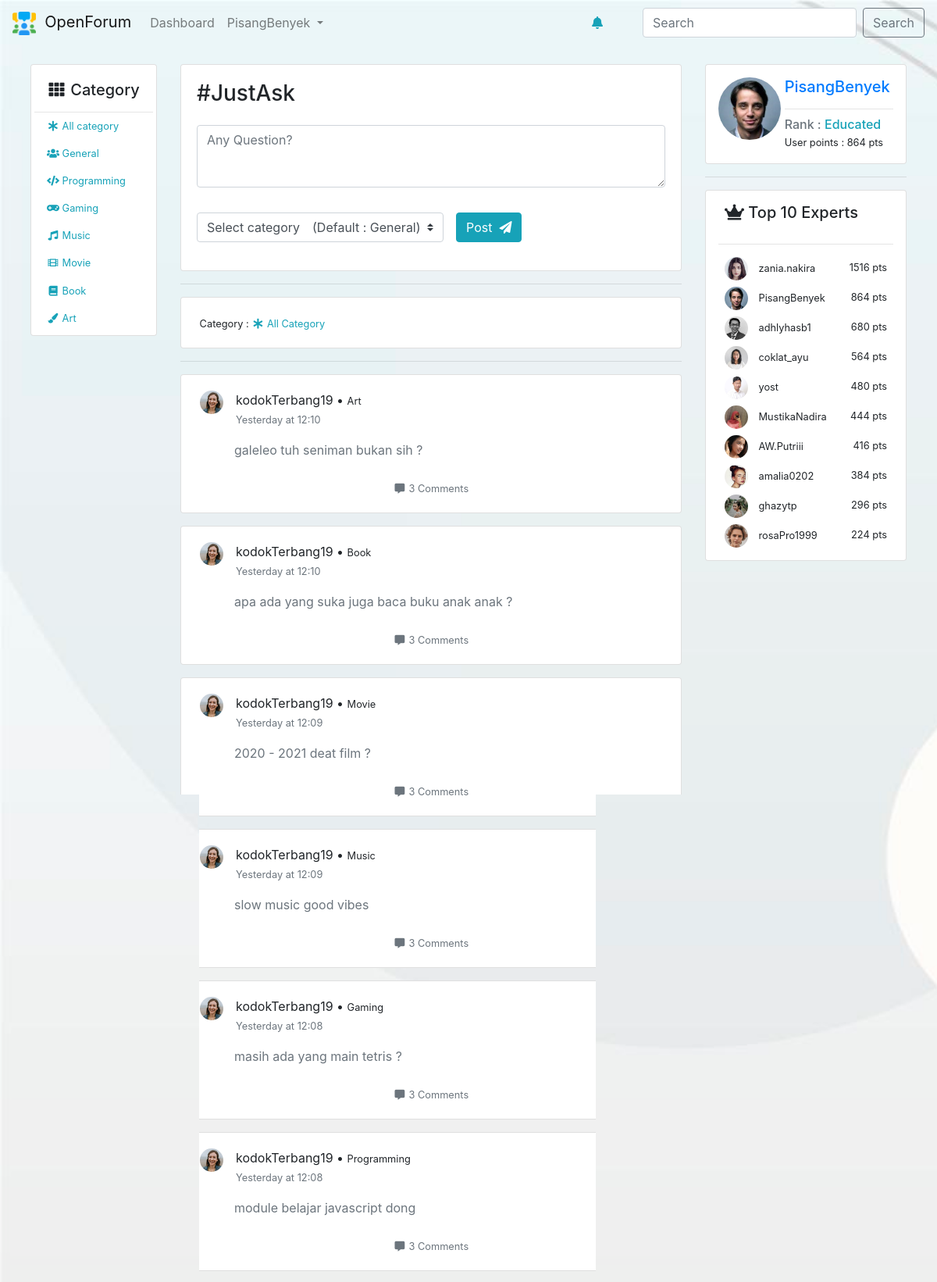
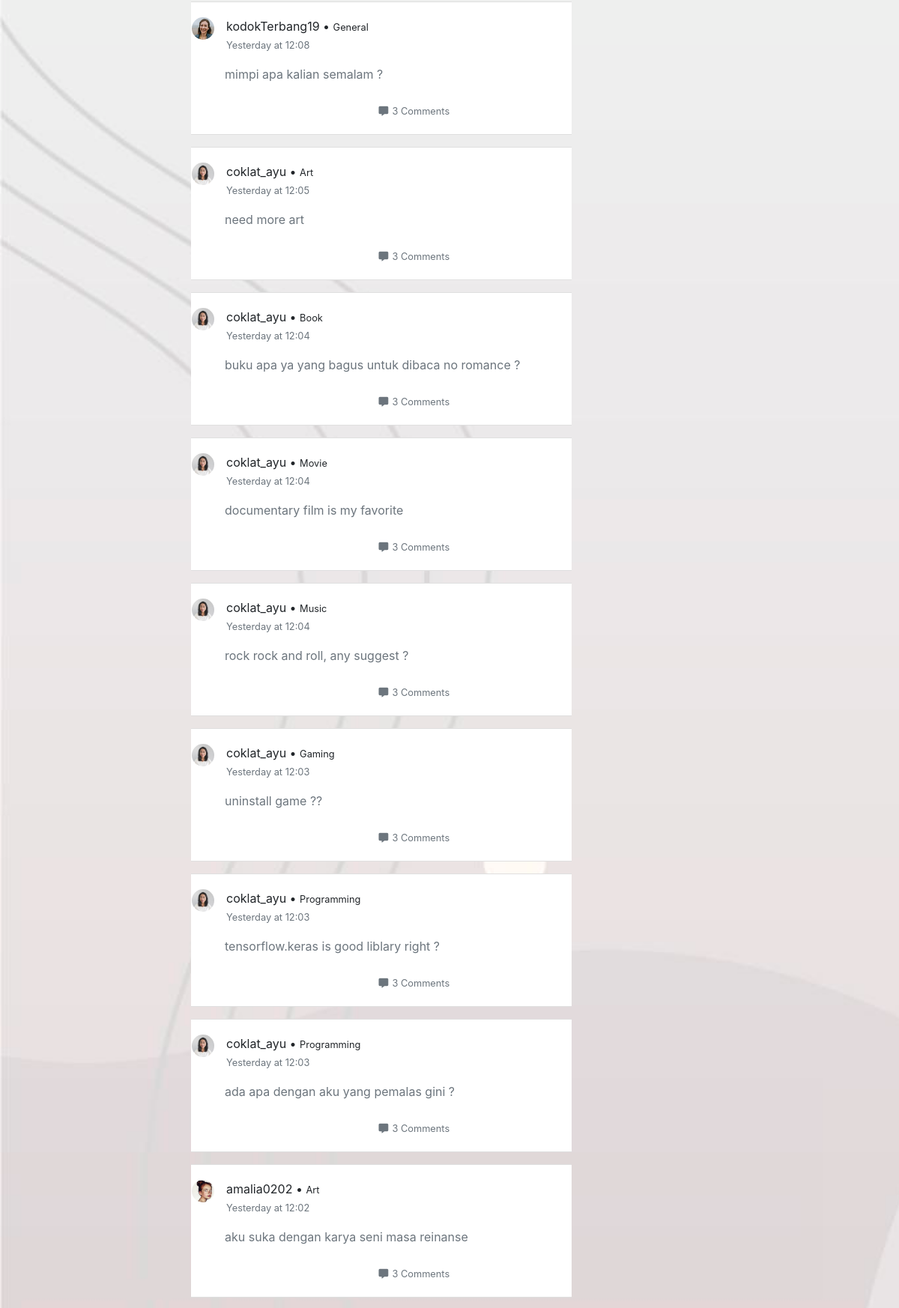
/dashboard/index/All/15 (signed in, upper part), run on the app's committed database (2 pictures, top to bottom).
### tables this page shows
CREATE TABLE `posts` (
  `id` int(11) NOT NULL,
  `owner` int(11) NOT NULL,
  `content` mediumtext NOT NULL,
  `category` varchar(25) NOT NULL DEFAULT 'General',
  `time_posted` datetime NOT NULL DEFAULT current_timestamp()
);

CREATE TABLE `users` (
  `id` int(11) NOT NULL,
  `fullname` varchar(100) NOT NULL,
  `username` varchar(100) NOT NULL,
  `email` varchar(100) NOT NULL,
  `password` varchar(255) NOT NULL,
  `photo` varchar(100) NOT NULL DEFAULT 'user.png',
  `register_date` date NOT NULL DEFAULT current_timestamp(),
  `rank` enum('Newbie','Helper','Ambitious','Educated','Expert','Professional','Genius') NOT NULL DEFAULT 'Newbie',
  `points` int(11) NOT NULL DEFAULT 0
);

### app/core/Controller.php (called while the page is built, shortened)
<?php
class Controller{
	public function view($view, $data = [])
	{
		require_once '../app/views/' . $view . '.php' ;
	}
	public function model($model)
	{
		return new $model;
	}
}

### app/controllers/Dashboard.php (called while the page is built, shortened)
<?php
class Dashboard extends Controller {
	public function index($category = 'All',$rows = 10)
	{
		$data['rows']=$rows;
		$data['user'] = $this->model('User_model')->getUserData($_SESSION['UserLoggedIn']);
		$data['top10'] = $this->model('User_model')->getTop();
		$data['count'] = count($data['top10']);
		if ($category == 'All') {
			$data['categoryshow']="All Category";
		}else{
			$data['categoryshow']=$category;
		}
		if ($category == 'All') {
			$data['category']="All";
		}else{
			$data['category']=$category;
		}
		$categoryLogo = $this->model('Post_model')->getCategoryLogo($category);
		$data['logo'] = $categoryLogo;
		if ($category == 'All') {
			$data['post'] = $this->model('Post_model')->getAllPost($data['rows']);
			$postCount = $this->model('Post_model')->countAllPost($data['rows']);
			for ($i=0; $i < $postCount ; $i++) {
				$userData = $this->model('User_model')->getUserById($data['post'][$i]['owner']);
				$timeConvert = $this->model('Post_model')->convertTime($data['post'][$i]['time_posted']);
				$data['post'][$i]['date'] = $timeConvert['date'];
				$data['post'][$i]['hour'] = $timeConvert['hour'];
				$data['post'][$i]['ppowner'] = $userData[0]['photo'];
				$data['post'][$i]['ownername'] = $userData[0]['username'];
			}
		}
		$data['title'] = "Dashboard";
		$this->view('dashboard/index',$data);
		$this->view('template/right-panel',$data);
	}
}

### app/core/App.php (called while the page is built, shortened)
<?php
class App{
	protected $controller = 'home';
	protected $method = 'index';
	protected $params = [];
	public function __construct()
	{
		$url = $this -> parseURL();
		if (file_exists('../app/controllers/' . $url[0] . '.php')) {
			$this->controller = $url[0];
			unset($url[0]);
		}
		$this->controller = new $this->controller;
		if (isset($url[1])) {
			if (method_exists($this -> controller, $url[1])) {
				$this->method = $url[1];
				unset($url[1]);
			}
		}
		if (!empty($url)) {
			$this->params = array_values($url);
		}
		call_user_func_array([$this->controller, $this->method], $this->params);
	}
	public function parseURL()
	{
		if (isset($_GET['url'])) {
			$url = rtrim($_GET['url'],'/');
			$url = filter_var($url, FILTER_SANITIZE_URL);
			$url = explode('/', $url);
			return $url;
		}else{
			$url = [$this->controller];
			return $url;
		}
	}
}

### public/index.php (called while the page is built, shortened)
<?php
$app = new App;

### app/core/Database.php (called while the page is built, shortened)
<?php
class Database {
    private $host = DB_HOST;
    private $user = DB_USER;
    private $pass = DB_PASS;
    private $db_name = DB_NAME;
    private $dbh;
    private $stmt;
    public function __construct()
    {
        $dsn = 'mysql:host=' . $this->host . ';dbname=' . $this->db_name;
        $option = [
            PDO::ATTR_PERSISTENT => true,
            PDO::ATTR_ERRMODE => PDO::ERRMODE_EXCEPTION
        ];
        try {
            $this->dbh = new PDO($dsn, $this->user, $this->pass, $option);
        } catch(PDOException $e) {
            die($e->getMessage());
        }
    }
    public function query($query)
    {
        $this->stmt = $this->dbh->prepare($query);
    }
    public function bind($param, $value, $type = null)
    {
        if( is_null($type) ) {
            switch( true ) {
                default :
                    $type = PDO::PARAM_STR;
            }
        }
        $this->stmt->bindValue($param, $value, $type);
    }
    public function execute()
    {
        $this->stmt->execute();
    }
    public function resultSet()
    {
        $this->execute();
        return $this->stmt->fetchAll(PDO::FETCH_ASSOC);
    }
}

### app/models/Post_model.php (called while the page is built, shortened)
<?php
class Post_model
{
	public function __construct()
	{
        $this->db = new Database;
	}
	public function getCategoryLogo($data)
	{
		switch ($data) {
			case 'All':
				return 'fas fa-asterisk';
				break;
		}
	}
	public function getAllPost($rows)
	{
		$this->db->query('SELECT * FROM posts ORDER BY id DESC LIMIT '.$rows);
		$this->db->execute();
		$result = $this->db->resultSet();
		return $result;
	}
	public function countAllPost($rows)
	{
		$this->db->query('SELECT * FROM posts LIMIT '.$rows);
		$this->db->execute();
		$total  = $this->db->rowCount();
		return $total;
	}
	public function convertTime($datetime)
	{
			$chattime = $datetime;
            $stringtime = strtotime($chattime);
            $hour = date('H:i', $stringtime);
            $today = new DateTime();
            $today->setTime( 0, 0, 0 );
            $match_date = DateTime::createFromFormat( "Y-m-d H:i:s", $chattime );
            $match_date->setTime( 0, 0, 0 );
            $diff = $today->diff( $match_date );
            $diffDays = (integer)$diff->format( "%R%a" );
            switch( $diffDays ) {
                case -1:
                    $theDate =  "Yesterday";
                    break;
            }
            $time['date']=$theDate;
            $time['hour']=$hour;
            return $time;
	}
}

### app/models/User_model.php (called while the page is built, shortened)
<?php
class User_model {
    private $db;
    public function __construct()
    {
        $this->db = new Database;
    }
    public function getUserData($data)
    {
        $username = $_SESSION['UserLoggedIn'];
        $this->db->query('SELECT * FROM users WHERE username=:username');
        $this->db->bind('username',$username);
        return $this->db->single();
    }
    public function getTop()
    {
        $this->db->query('SELECT * FROM users ORDER BY points DESC LIMIT 10 ');
        return $this->db->resultSet();
    }
    public function getUserById($id)
    {
        $this->db->query('SELECT * FROM users WHERE id=:id');
        $this->db->bind('id',$id);
        return $this->db->resultSet();
    }
}

### app/views/dashboard/index.php (the view, shortened to what this page needs)
<div class="col-md-7">
	<div class="card">
		<div class="card-body">
			<form action="<?=ROOTURL ?>/dashboard/submitPost" method="post">
				<div class="form-group">
				    <h3 for="FormControlTextarea1" class="mb-4">#JustAsk</h3>
				    <textarea required="" name="postfield" id="post-field" class="form-control" id="FormControlTextarea1" rows="3" placeholder="Any Question?"></textarea>
				</div>
				<div class="row mx-auto">
					<div class="form-group mt-3 mr-3">
						<select class="custom-select" name="category">
						  <option value="General">Select category&emsp;(Default : General)</option>
						</select>
					</div>
					<div class="form-group mt-3">
						<button type="submit" name="post" class="btn btn-info">
							Post &nbsp;<i class="fas fa-paper-plane"></i>
						</button>
					</div>
				</div>
			</form>
		</div>
	</div>
	<hr>
	<div class="card">
		<div class="card-body">
			<small>&nbsp;Category : <span class="text-info"><i class="<?= $data['logo'] ?> fa-fw"></i> <?= $data['categoryshow'] ?></span></small>
		</div>
	</div>
	<hr>
	<?php foreach ($data['post'] as $post): ?>
	<div class="card mb-3">
		<div class="card-body">
			<div>
				<div class="row mx-1">
					<img src="<?=ROOTURL ?>/public/assets/img/profile-img/<?=$post['ppowner'] ?>" height="30px" width="30px" class="rounded-circle">&emsp;
					<div>
						<span class="mb-0 pb-0"><?=$post['ownername'];?> &bull; <small><?= $post['category']  ?></small></span><br>
						<small class="text-muted mt-0"><?=$post['date'].' at '.$post['hour'] ?></small>
					</div>
				</div>
				<div class="mx-5 mt-3">
					<a href="<?=ROOTURL ?>/post/<?=$post['id'] ?>" class="card-text deco-none">
						<p class="text-muted"><?= $post['content']?></p>
					</a>
				</div>
				<div class="d-flex justify-content-center mt-4">
					<div class="text-center">
						<a href="<?=ROOTURL ?>/post" class="deco-none text-secondary">
							<small><i class="fas fa-comment-alt fa-fw"></i> 3 Comments</small>
						</a>
					</div>
				</div>
			</div>
		</div>
	</div>
	<?php endforeach ?>
</div>

### app/views/template/right-panel.php
	<div class="col-md-3">
		<div class="card p-3">
			<div class="row">
				<div class="col-md-4">
					<img class="rounded-circle" src="<?= ROOTURL ?>/public/assets/img/profile-img/<?=$data['user']['photo']?>" width="80px" height="80px">
				</div>
				<div class="col-md-8">
					<h5 class="text-primary"><?= $_SESSION['UserLoggedIn']?></h5><hr>
					<h6 class="card-subtitle text-muted">Rank : <span class="text-info"><?=$data['user']['rank']?></span></h6>
					<small>User points : <?=$data['user']['points']?> pts</small>
				</div>
			</div>
		</div>
		<hr>
		<div class="card px-3 py-2">
			<h5 class="card-title mx-2 mt-2"><i class="fas fa-crown"></i>&nbsp;Top 10 Experts </h5>
			<hr>
			<?php for ($i=0; $i < $data['count'] ; $i++) { ?>
				<div class="d-flex justify-content-between mx-2 mb-2">
					<div>
						<img class="rounded-circle" src="<?= ROOTURL ?>/public/assets/img/profile-img/<?=$data['top10'][$i]['photo']?>" width="30px" height="30px">
						&nbsp; <small><?=$data['top10'][$i]['username']?></small>
					</div>
					<div>
						<small><?=$data['top10'][$i]['points']?> pts</small>
					</div>
				</div>
			<?php } ?>
		</div>
	</div>
</div>

### public/assets/css/global.css (style rules this page uses)
body { background-image: url('../img/wave.jpg'); background-repeat: none; background-attachment: fixed; background-size: cover; }
#post-field { min-height: 80px; height: 80px; max-height: 150px; }
a.deco-none { text-decoration: none; }

### data on the page
posts: ownername "kodokTerbang19", category "Art", date "Yesterday", hour "12:10", content "galeleo tuh seniman bukan sih ?"
posts: ownername "kodokTerbang19", category "Book", date "Yesterday", hour "12:10", content "apa ada yang suka juga baca buku anak anak ?"
posts: ownername "kodokTerbang19", category "Movie", date "Yesterday", hour "12:09", content "2020 - 2021 deat film ?"
posts: ownername "kodokTerbang19", category "Music", date "Yesterday", hour "12:09", content "slow music good vibes"
posts: ownername "kodokTerbang19", category "Gaming", date "Yesterday", hour "12:08", content "masih ada yang main tetris ?"
posts: ownername "kodokTerbang19", category "Programming", date "Yesterday", hour "12:08", content "module belajar javascript dong"
posts: ownername "kodokTerbang19", category "General", date "Yesterday", hour "12:08", content "mimpi apa kalian semalam ?"
posts: ownername "coklat_ayu", category "Art", date "Yesterday", hour "12:05", content "need more art"
posts: ownername "coklat_ayu", category "Book", date "Yesterday", hour "12:04", content "buku apa ya yang bagus untuk dibaca no romance ?"
posts: ownername "coklat_ayu", category "Movie", date "Yesterday", hour "12:04", content "documentary film is my favorite"
posts: ownername "coklat_ayu", category "Music", date "Yesterday", hour "12:04", content "rock rock and roll, any suggest ?"
posts: ownername "coklat_ayu", category "Gaming", date "Yesterday", hour "12:03", content "uninstall game ??"
posts: ownername "coklat_ayu", category "Programming", date "Yesterday", hour "12:03", content "tensorflow.keras is good liblary right ?"
posts: ownername "coklat_ayu", category "Programming", date "Yesterday", hour "12:03", content "ada apa dengan aku yang pemalas gini ?"
posts: shows a picture, ownername "amalia0202", category "Art", date "Yesterday", hour "12:02", content "aku suka dengan karya seni masa reinanse"
users: photo (picture), rank "Educated", points "864", username "PisangBenyek"
users: photo (picture), username "zania.nakira", points "1516"
users: photo (picture), username "adhlyhasb1", points "680"
users: photo (picture), username "coklat_ayu", points "564"
users: photo (picture), username "yost", points "480"
users: photo (picture), username "MustikaNadira", points "444"
users: photo (picture), username "AW.Putriii", points "416"
users: photo (picture), username "amalia0202", points "384"
users: photo (picture), username "ghazytp", points "296"
users: photo (picture), username "rosaPro1999", points "224"

### other printed values
$_SESSION['UserLoggedIn'] "PisangBenyek"
$data['categoryshow'] "All Category"
